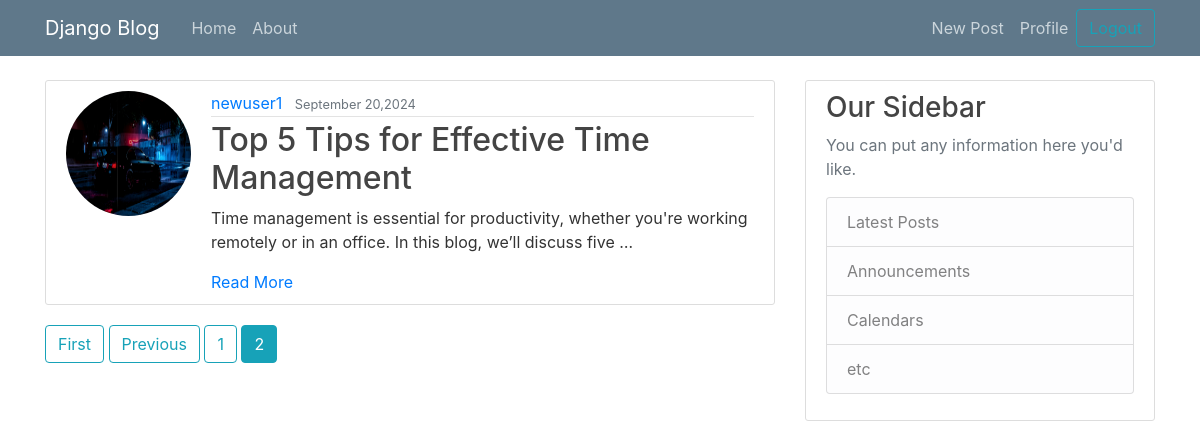
Screenshot of /?page=2 (signed in) with the database file from the repository.
### blogapp/models.py (models this page shows, shortened)
class Post(models.Model):
    title=models.CharField(max_length=100)
    content=models.TextField()
    date_posted=models.DateTimeField(default=timezone.now) #when the post is created then its time will be saved
    author=models.ForeignKey(User,on_delete=models.CASCADE)

### users/models.py (models this page shows, shortened)
class Profile(models.Model):
    user=models.OneToOneField(User,on_delete=models.CASCADE) #made one to one field because eac user can have only one profile
    image=models.ImageField(blank=True,null=True,upload_to='profile-pics',default='images.jpg')

### blogapp/views.py (the view)
# urls.py: 2. Add a URL to urlpatterns:  path('', views.home, name='home')
def home(request):
    posts=Post.objects.all().order_by('-date_posted')
    paginator=Paginator(posts,2)
    page_number=request.GET.get('page')
    page_obj=paginator.get_page(page_number)
    return render(request,"blog/home.html",{"page_obj":page_obj})

### blogapp/templates/blog/home.html (shortened to what this page needs)
{% extends "layout.html" %}
{% block content %}
    {% for post in page_obj %}
        <article class="media content-section">
          <img class="rounded-circle account-img" src="{{ post.author.profile.image.url }}">
          <div class="media-body">
            <div class="article-metadata">
              <a class="mr-2" href="{% url 'user-posts' post.author.username %}">{{ post.author }}</a>
              <small class="text-muted">{{ post.date_posted|date:"F d,Y" }}</small>
            </div>
            <h2><a class="article-title" href="{% url 'blog-detail' post.id %}">{{ post.title }}</a></h2>
            <p class="article-content">{{ post.content | truncatewords:20 }}</p>
            <a href="{% url 'blog-detail' post.id %}">Read More</a>
          </div>
        </article>
    {% endfor %}
        {% if page_obj.has_previous %}
          <a class="btn btn-outline-info mb-4" href="?page=1">First</a>
          <a class="btn btn-outline-info mb-4" href="?page={{ page_obj.previous_page_number }}">Previous</a>
        {% endif %}
        {% for num in page_obj.paginator.page_range  %}
          {% if page_obj.number == num %}
          <a class="btn btn-info mb-4" href="?page={{ num }}">{{ num }}</a>
          {% elif num > page_obj.number|add:'-3' and num < page_obj.number|add:'3' %}
          <a class="btn btn-outline-info mb-4" href="?page={{ num }}">{{ num }}</a>
          {% endif %}
        {% endfor %}
{% endblock content %}

### static/style.css (style rules this page uses)
body { background: white; color: #333333; margin-top: 5rem; }
h1, h2, h3, h4, h5, h6 { color: #444444; }
.content-section { background: #ffffff; padding: 10px 20px; border: 1px solid #dddddd; border-radius: 3px; margin-bottom: 20px; }
.article-title { color: #444444; }
.article-content { white-space: pre-line; }
.article-metadata { padding-bottom: 1px; margin-bottom: 4px; border-bottom: 1px solid #e3e3e3 }
.account-img { height: 125px; width: 125px; margin-right: 20px; margin-bottom: 16px; }

### rows the page displays
Post: author.profile.image (picture), author "newuser1", date_posted "September 20,2024", title "Top 5 Tips for Effective Time Management", content "Time management is essential for productivity, whether you're working remotely or in an office. In this blog, we’ll discuss five …"

### other values shown
{{ num }} "1"
{{ num }} "2"
